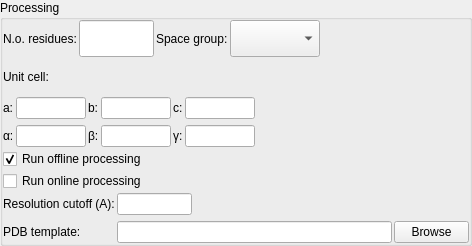
<?xml version="1.0" encoding="UTF-8"?>
<ui version="4.0">
 <class>ProcessingWidgetVerticalLayout</class>
 <widget class="QWidget" name="ProcessingWidgetVerticalLayout">
  <property name="geometry">
   <rect>
    <x>0</x>
    <y>0</y>
    <width>472</width>
    <height>246</height>
   </rect>
  </property>
  <property name="sizePolicy">
   <sizepolicy hsizetype="Preferred" vsizetype="Minimum">
    <horstretch>0</horstretch>
    <verstretch>0</verstretch>
   </sizepolicy>
  </property>
  <property name="windowTitle">
   <string>Processing</string>
  </property>
  <layout class="QVBoxLayout">
   <property name="spacing">
    <number>0</number>
   </property>
   <property name="margin">
    <number>0</number>
   </property>
   <item>
    <widget class="QGroupBox" name="main_groupbox">
     <property name="title">
      <string>Processing</string>
     </property>
     <layout class="QHBoxLayout" name="horizontalLayout">
      <property name="spacing">
       <number>0</number>
      </property>
      <property name="margin">
       <number>0</number>
      </property>
      <item>
       <layout class="QVBoxLayout" name="verticalLayout_7">
        <property name="spacing">
         <number>2</number>
        </property>
        <property name="rightMargin">
         <number>0</number>
        </property>
        <item>
         <layout class="QHBoxLayout" name="horizontalLayout_2">
          <property name="spacing">
           <number>2</number>
          </property>
          <property name="rightMargin">
           <number>0</number>
          </property>
          <item>
           <widget class="QLabel" name="num_residues_label">
            <property name="text">
             <string>N.o. residues:</string>
            </property>
            <property name="wordWrap">
             <bool>false</bool>
            </property>
           </widget>
          </item>
          <item>
           <widget class="QLineEdit" name="num_residues_ledit">
            <property name="minimumSize">
             <size>
              <width>75</width>
              <height>0</height>
             </size>
            </property>
            <property name="maximumSize">
             <size>
              <width>75</width>
              <height>32767</height>
             </size>
            </property>
           </widget>
          </item>
          <item>
           <widget class="QLabel" name="space_geoup_label">
            <property name="text">
             <string>Space group:</string>
            </property>
            <property name="wordWrap">
             <bool>false</bool>
            </property>
           </widget>
          </item>
          <item>
           <widget class="QComboBox" name="space_group_combo">
            <property name="minimumSize">
             <size>
              <width>90</width>
              <height>0</height>
             </size>
            </property>
            <property name="maximumSize">
             <size>
              <width>200</width>
              <height>32767</height>
             </size>
            </property>
            <property name="autoFillBackground">
             <bool>true</bool>
            </property>
           </widget>
          </item>
          <item>
           <spacer name="horizontalSpacer">
            <property name="orientation">
             <enum>Qt::Horizontal</enum>
            </property>
            <property name="sizeHint" stdset="0">
             <size>
              <width>40</width>
              <height>20</height>
             </size>
            </property>
           </spacer>
          </item>
         </layout>
        </item>
        <item>
         <widget class="QLabel" name="unit_cell_heading">
          <property name="text">
           <string>Unit cell:</string>
          </property>
          <property name="wordWrap">
           <bool>false</bool>
          </property>
         </widget>
        </item>
        <item>
         <layout class="QGridLayout" name="gridLayout">
          <property name="horizontalSpacing">
           <number>2</number>
          </property>
          <item row="0" column="4">
           <widget class="QLabel" name="c_label">
            <property name="text">
             <string>c:</string>
            </property>
            <property name="wordWrap">
             <bool>false</bool>
            </property>
           </widget>
          </item>
          <item row="3" column="3">
           <widget class="QLineEdit" name="beta_ledit">
            <property name="minimumSize">
             <size>
              <width>70</width>
              <height>0</height>
             </size>
            </property>
            <property name="maximumSize">
             <size>
              <width>35</width>
              <height>32767</height>
             </size>
            </property>
           </widget>
          </item>
          <item row="0" column="3">
           <widget class="QLineEdit" name="b_ledit">
            <property name="minimumSize">
             <size>
              <width>70</width>
              <height>0</height>
             </size>
            </property>
            <property name="maximumSize">
             <size>
              <width>35</width>
              <height>32767</height>
             </size>
            </property>
           </widget>
          </item>
          <item row="0" column="1">
           <widget class="QLineEdit" name="a_ledit">
            <property name="minimumSize">
             <size>
              <width>70</width>
              <height>0</height>
             </size>
            </property>
            <property name="maximumSize">
             <size>
              <width>35</width>
              <height>32767</height>
             </size>
            </property>
            <property name="focusPolicy">
             <enum>Qt::WheelFocus</enum>
            </property>
            <property name="text">
             <string/>
            </property>
           </widget>
          </item>
          <item row="3" column="2">
           <widget class="QLabel" name="beta_label">
            <property name="text">
             <string>β:</string>
            </property>
            <property name="wordWrap">
             <bool>false</bool>
            </property>
           </widget>
          </item>
          <item row="0" column="2">
           <widget class="QLabel" name="b_label">
            <property name="text">
             <string>b:</string>
            </property>
            <property name="wordWrap">
             <bool>false</bool>
            </property>
           </widget>
          </item>
          <item row="3" column="1">
           <widget class="QLineEdit" name="alpha_ledit">
            <property name="minimumSize">
             <size>
              <width>70</width>
              <height>0</height>
             </size>
            </property>
            <property name="maximumSize">
             <size>
              <width>35</width>
              <height>32767</height>
             </size>
            </property>
           </widget>
          </item>
          <item row="3" column="4">
           <widget class="QLabel" name="gamma_label">
            <property name="text">
             <string>γ:</string>
            </property>
            <property name="wordWrap">
             <bool>false</bool>
            </property>
           </widget>
          </item>
          <item row="0" column="5">
           <widget class="QLineEdit" name="c_ledit">
            <property name="minimumSize">
             <size>
              <width>70</width>
              <height>0</height>
             </size>
            </property>
            <property name="maximumSize">
             <size>
              <width>35</width>
              <height>32767</height>
             </size>
            </property>
           </widget>
          </item>
          <item row="3" column="5">
           <widget class="QLineEdit" name="gamma_ledit">
            <property name="minimumSize">
             <size>
              <width>70</width>
              <height>0</height>
             </size>
            </property>
            <property name="maximumSize">
             <size>
              <width>35</width>
              <height>32767</height>
             </size>
            </property>
           </widget>
          </item>
          <item row="0" column="6">
           <spacer name="horizontalSpacer_2">
            <property name="orientation">
             <enum>Qt::Horizontal</enum>
            </property>
            <property name="sizeHint" stdset="0">
             <size>
              <width>40</width>
              <height>20</height>
             </size>
            </property>
           </spacer>
          </item>
          <item row="3" column="6">
           <spacer name="horizontalSpacer_3">
            <property name="orientation">
             <enum>Qt::Horizontal</enum>
            </property>
            <property name="sizeHint" stdset="0">
             <size>
              <width>40</width>
              <height>20</height>
             </size>
            </property>
           </spacer>
          </item>
          <item row="3" column="0">
           <widget class="QLabel" name="alpha_label">
            <property name="text">
             <string>α:</string>
            </property>
            <property name="wordWrap">
             <bool>false</bool>
            </property>
           </widget>
          </item>
          <item row="0" column="0">
           <widget class="QLabel" name="a_label">
            <property name="text">
             <string>a:</string>
            </property>
            <property name="wordWrap">
             <bool>false</bool>
            </property>
           </widget>
          </item>
         </layout>
        </item>
        <item>
         <widget class="QCheckBox" name="run_offline_processing_cbox">
          <property name="maximumSize">
           <size>
            <width>4500</width>
            <height>16777215</height>
           </size>
          </property>
          <property name="text">
           <string>Run offline processing</string>
          </property>
          <property name="checked">
           <bool>true</bool>
          </property>
          <property name="tristate">
           <bool>false</bool>
          </property>
         </widget>
        </item>
        <item>
         <widget class="QCheckBox" name="run_online_processing_cbox">
          <property name="enabled">
           <bool>true</bool>
          </property>
          <property name="maximumSize">
           <size>
            <width>2500</width>
            <height>16777215</height>
           </size>
          </property>
          <property name="text">
           <string>Run online processing</string>
          </property>
          <property name="checked">
           <bool>false</bool>
          </property>
         </widget>
        </item>
        <item>
         <layout class="QGridLayout" name="gridLayout_2">
          <property name="horizontalSpacing">
           <number>2</number>
          </property>
          <property name="verticalSpacing">
           <number>6</number>
          </property>
          <item row="2" column="1">
           <widget class="QLineEdit" name="resolution_cutoff_ledit">
            <property name="maximumSize">
             <size>
              <width>75</width>
              <height>16777215</height>
             </size>
            </property>
           </widget>
          </item>
          <item row="3" column="0">
           <widget class="QLabel" name="pdb_file_label">
            <property name="text">
             <string>PDB template:</string>
            </property>
           </widget>
          </item>
          <item row="2" column="0">
           <widget class="QLabel" name="resolution_cutoff_label">
            <property name="text">
             <string>Resolution cutoff (A):</string>
            </property>
           </widget>
          </item>
          <item row="3" column="1">
           <widget class="QLineEdit" name="pdb_file_ledit">
            <property name="maximumSize">
             <size>
              <width>16777215</width>
              <height>16777215</height>
             </size>
            </property>
           </widget>
          </item>
          <item row="3" column="3">
           <widget class="QPushButton" name="pdb_file_browse_button">
            <property name="maximumSize">
             <size>
              <width>75</width>
              <height>16777215</height>
             </size>
            </property>
            <property name="text">
             <string>Browse</string>
            </property>
           </widget>
          </item>
         </layout>
        </item>
       </layout>
      </item>
     </layout>
    </widget>
   </item>
  </layout>
 </widget>
 <layoutdefault spacing="6" margin="11"/>
 <pixmapfunction>qPixmapFromMimeSource</pixmapfunction>
 <tabstops>
  <tabstop>num_residues_ledit</tabstop>
  <tabstop>space_group_combo</tabstop>
  <tabstop>a_ledit</tabstop>
  <tabstop>b_ledit</tabstop>
  <tabstop>c_ledit</tabstop>
  <tabstop>alpha_ledit</tabstop>
  <tabstop>beta_ledit</tabstop>
  <tabstop>gamma_ledit</tabstop>
  <tabstop>run_offline_processing_cbox</tabstop>
  <tabstop>run_online_processing_cbox</tabstop>
  <tabstop>resolution_cutoff_ledit</tabstop>
  <tabstop>pdb_file_ledit</tabstop>
  <tabstop>pdb_file_browse_button</tabstop>
 </tabstops>
 <resources/>
 <connections/>
</ui>
